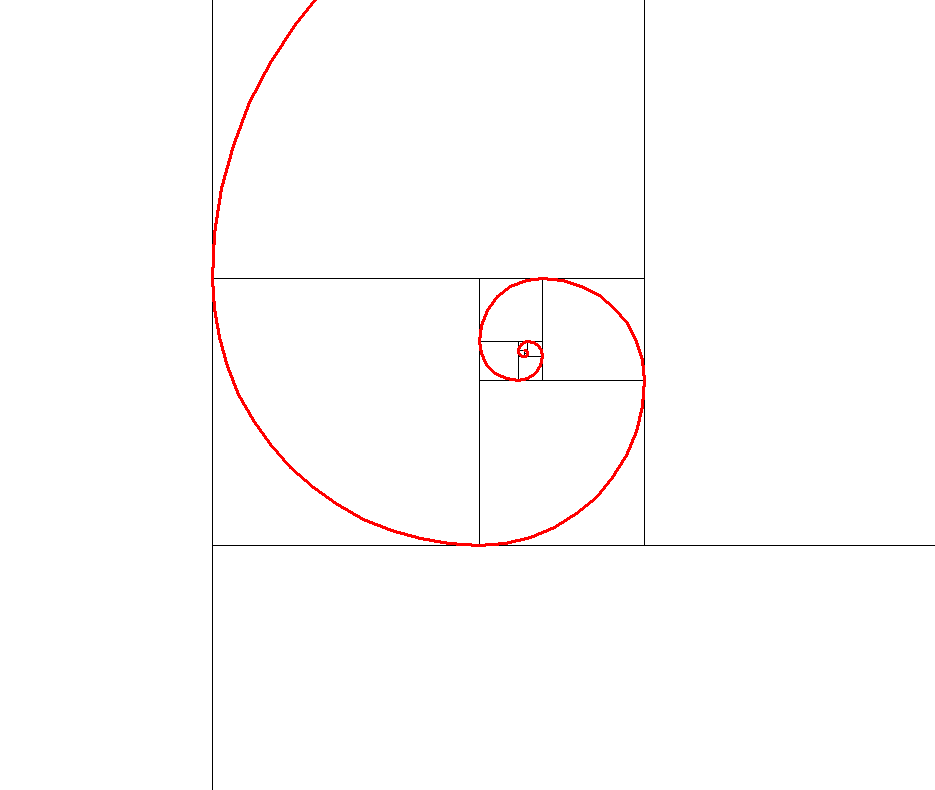

Reproduce this figure in Python.
from turtle import*
speed(5)
golden_num = [1, 1]
inp_num = int(input("Enter the number of squares you want to see: "))
for i in range(inp_num + 2):
    golden_num.append(max(golden_num) + golden_num[i])
def square(side_length):

    for i in range(4):

        forward(side_length)
        right(90)


num_sq = len(golden_num)

factor = 3
penup()
goto(50, 50)
pendown()

# Draws squares
for i in range(num_sq):

    square(factor * golden_num[i])
    penup()
    forward(factor * golden_num[i])
    right(90)
    forward(factor * golden_num[i])
    pendown()

penup()
goto(50, 50)
setheading(0)
pencolor('red')
pensize(3)
pendown()

# Draws red spiral
for i in range(num_sq):

    circle(-factor * golden_num[i], 90)

exitonclick()
